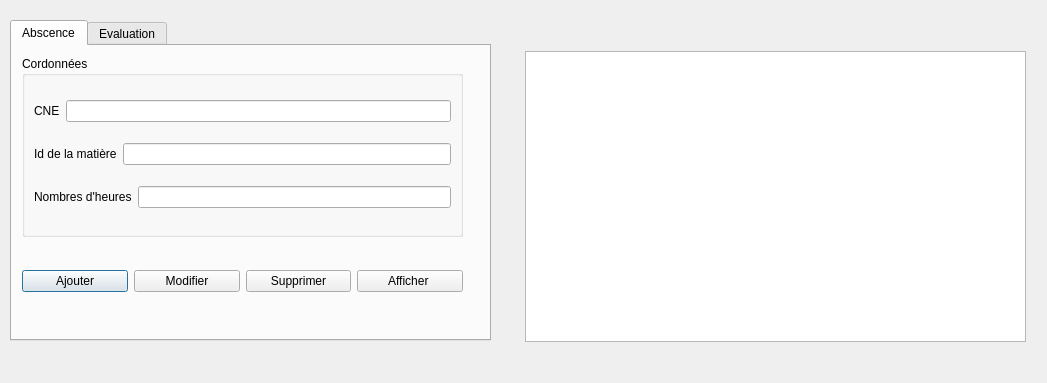
<?xml version="1.0" encoding="UTF-8"?>
<ui version="4.0">
 <class>Note_Abs</class>
 <widget class="QDialog" name="Note_Abs">
  <property name="geometry">
   <rect>
    <x>0</x>
    <y>0</y>
    <width>1047</width>
    <height>383</height>
   </rect>
  </property>
  <property name="windowTitle">
   <string>Dialog</string>
  </property>
  <widget class="QTabWidget" name="tabWidget">
   <property name="geometry">
    <rect>
     <x>10</x>
     <y>20</y>
     <width>481</width>
     <height>321</height>
    </rect>
   </property>
   <property name="currentIndex">
    <number>0</number>
   </property>
   <widget class="QWidget" name="tab">
    <attribute name="title">
     <string>Abscence</string>
    </attribute>
    <widget class="QGroupBox" name="groupBox_3">
     <property name="geometry">
      <rect>
       <x>10</x>
       <y>10</y>
       <width>441</width>
       <height>181</height>
      </rect>
     </property>
     <property name="title">
      <string>Cordonnées</string>
     </property>
     <layout class="QVBoxLayout" name="verticalLayout_3">
      <item>
       <layout class="QHBoxLayout" name="horizontalLayout_12">
        <item>
         <widget class="QLabel" name="label_9">
          <property name="text">
           <string>CNE</string>
          </property>
         </widget>
        </item>
        <item>
         <widget class="QLineEdit" name="texte_CNE_Abs">
          <property name="inputMask">
           <string/>
          </property>
          <property name="text">
           <string/>
          </property>
         </widget>
        </item>
       </layout>
      </item>
      <item>
       <layout class="QHBoxLayout" name="horizontalLayout_13">
        <item>
         <widget class="QLabel" name="label_10">
          <property name="text">
           <string>Id de la matière</string>
          </property>
         </widget>
        </item>
        <item>
         <widget class="QLineEdit" name="texte_Id_Abs"/>
        </item>
       </layout>
      </item>
      <item>
       <layout class="QHBoxLayout" name="horizontalLayout_14">
        <item>
         <widget class="QLabel" name="label_11">
          <property name="text">
           <string>Nombres d'heures</string>
          </property>
         </widget>
        </item>
        <item>
         <widget class="QLineEdit" name="texte_Nbr_Abs"/>
        </item>
       </layout>
      </item>
     </layout>
    </widget>
    <widget class="QWidget" name="horizontalLayoutWidget_3">
     <property name="geometry">
      <rect>
       <x>10</x>
       <y>200</y>
       <width>441</width>
       <height>71</height>
      </rect>
     </property>
     <layout class="QHBoxLayout" name="horizontalLayout_11">
      <item>
       <widget class="QPushButton" name="pushButton_ajouter_3">
        <property name="text">
         <string>Ajouter</string>
        </property>
       </widget>
      </item>
      <item>
       <widget class="QPushButton" name="pushButton_modifier_3">
        <property name="text">
         <string>Modifier</string>
        </property>
       </widget>
      </item>
      <item>
       <widget class="QPushButton" name="pushButton_supprimer_3">
        <property name="text">
         <string>Supprimer</string>
        </property>
       </widget>
      </item>
      <item>
       <widget class="QPushButton" name="pushButton_afficher_3">
        <property name="text">
         <string>Afficher </string>
        </property>
       </widget>
      </item>
     </layout>
    </widget>
   </widget>
   <widget class="QWidget" name="tab_2">
    <attribute name="title">
     <string>Evaluation</string>
    </attribute>
    <widget class="QGroupBox" name="groupBox_4">
     <property name="geometry">
      <rect>
       <x>10</x>
       <y>10</y>
       <width>441</width>
       <height>181</height>
      </rect>
     </property>
     <property name="title">
      <string>Cordonnées</string>
     </property>
     <layout class="QVBoxLayout" name="verticalLayout_4">
      <item>
       <layout class="QHBoxLayout" name="horizontalLayout_16">
        <item>
         <widget class="QLabel" name="label_13">
          <property name="text">
           <string>CNE</string>
          </property>
         </widget>
        </item>
        <item>
         <widget class="QLineEdit" name="texte_CNE_Note">
          <property name="inputMask">
           <string/>
          </property>
          <property name="text">
           <string/>
          </property>
         </widget>
        </item>
       </layout>
      </item>
      <item>
       <layout class="QHBoxLayout" name="horizontalLayout_17">
        <item>
         <widget class="QLabel" name="label_14">
          <property name="text">
           <string>Id de la matière</string>
          </property>
         </widget>
        </item>
        <item>
         <widget class="QLineEdit" name="texte_Id_Note"/>
        </item>
       </layout>
      </item>
      <item>
       <layout class="QHBoxLayout" name="horizontalLayout_18">
        <item>
         <widget class="QLabel" name="label_15">
          <property name="text">
           <string>La note</string>
          </property>
         </widget>
        </item>
        <item>
         <widget class="QLineEdit" name="texte_Note"/>
        </item>
       </layout>
      </item>
     </layout>
    </widget>
    <widget class="QWidget" name="horizontalLayoutWidget_4">
     <property name="geometry">
      <rect>
       <x>10</x>
       <y>200</y>
       <width>441</width>
       <height>71</height>
      </rect>
     </property>
     <layout class="QHBoxLayout" name="horizontalLayout_20">
      <item>
       <widget class="QPushButton" name="pushButton_ajouter_4">
        <property name="text">
         <string>Ajouter</string>
        </property>
       </widget>
      </item>
      <item>
       <widget class="QPushButton" name="pushButton_modifier_4">
        <property name="text">
         <string>Modifier</string>
        </property>
       </widget>
      </item>
      <item>
       <widget class="QPushButton" name="pushButton_supprimer_4">
        <property name="text">
         <string>Supprimer</string>
        </property>
       </widget>
      </item>
      <item>
       <widget class="QPushButton" name="pushButton_afficher_4">
        <property name="text">
         <string>Afficher </string>
        </property>
       </widget>
      </item>
     </layout>
    </widget>
   </widget>
  </widget>
  <widget class="QTableView" name="tableView">
   <property name="geometry">
    <rect>
     <x>525</x>
     <y>51</y>
     <width>501</width>
     <height>291</height>
    </rect>
   </property>
  </widget>
 </widget>
 <resources/>
 <connections/>
</ui>
